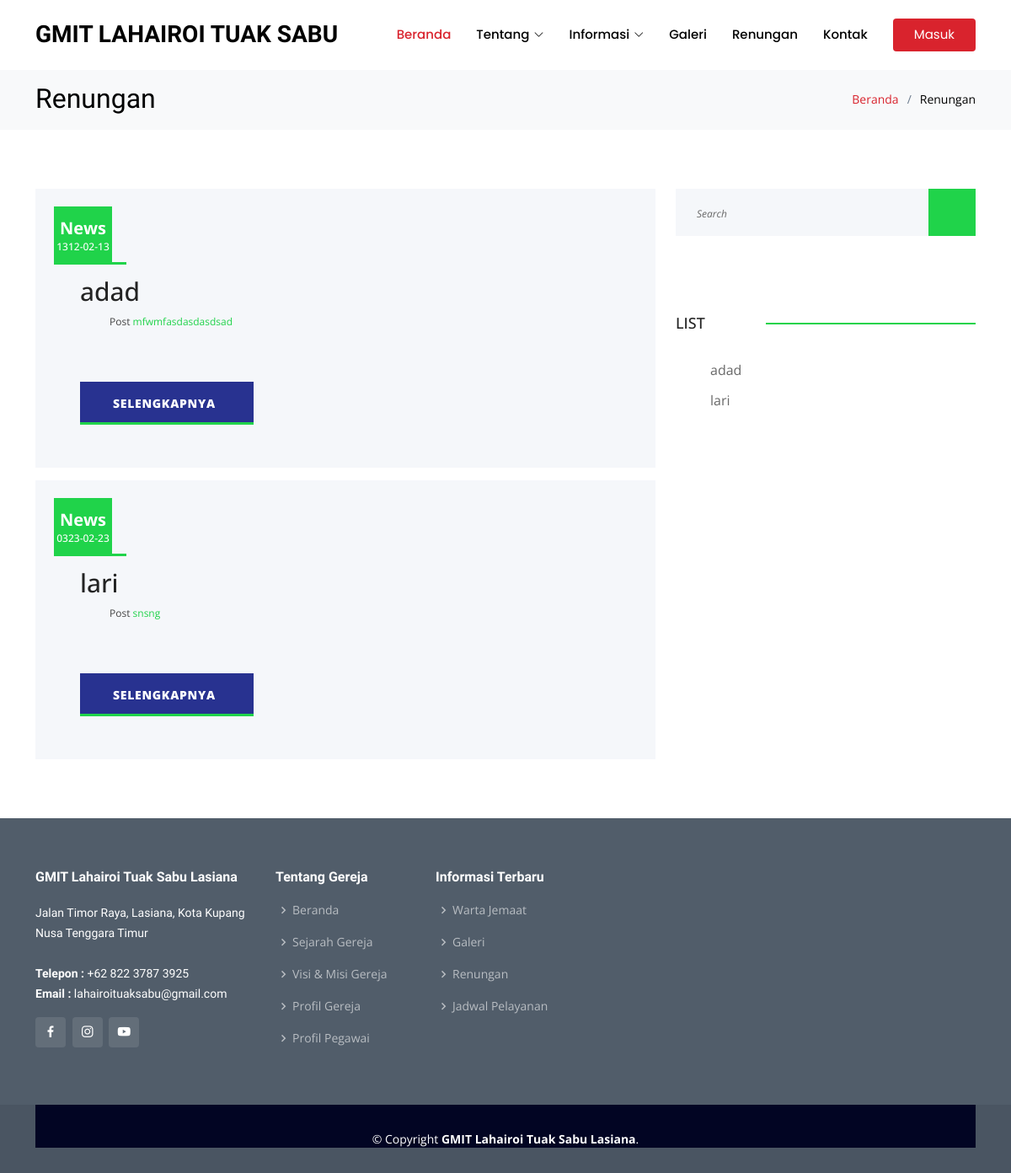
Screenshot of /renungan.php with the database file from the repository.
### tables this page shows
CREATE TABLE `tbl_blog` (
  `kode` int(11) NOT NULL,
  `kategori` varchar(50) DEFAULT NULL,
  `judul` varchar(100) DEFAULT NULL,
  `konten` text,
  `tgl_posting` date DEFAULT NULL,
  `user` varchar(50) DEFAULT NULL,
  `status` varchar(10) NOT NULL,
  `gambar` varchar(100) NOT NULL
);

### renungan.php (the view, shortened to what this page needs)
<?php include'header.php';?>
<head>
  <link href="assets/vendor/animate.css/animate.min.css" rel="stylesheet">
  <link href="assets/vendor/bootstrap/css/bootstrap.min.css" rel="stylesheet">
  <link href="assets/vendor/bootstrap-icons/bootstrap-icons.css" rel="stylesheet">
  <link href="assets/vendor/boxicons/css/boxicons.min.css" rel="stylesheet">
  <link href="assets/vendor/glightbox/css/glightbox.min.css" rel="stylesheet">
  <link href="assets/vendor/remixicon/remixicon.css" rel="stylesheet">
  <link href="assets/vendor/swiper/swiper-bundle.min.css" rel="stylesheet">
  <link rel="stylesheet" href="https://kit.fontawesome.com/37093c578d.css">
  <link href="assets/css/style.css" rel="stylesheet">
  <link href="assets/css/news.css" rel="stylesheet">
  <link href="assets/css/news_responsive.css" rel="stylesheet">
</head>
<body>
  <main id="main">
    <section id="breadcrumbs" class="breadcrumbs">
      <div class="container">
        <div class="d-flex justify-content-between align-items-center">
          <h2>Renungan</h2>
          <ol>
            <li><a href="index.php">Beranda</a></li>
            <li>Renungan</li>
          </ol>
        </div>
      </div>
    </section>
	<div class="news">
		<div class="container">
			<div class="row">
				<div class="col-lg-8">
					<div class="news_posts">
						  <?php
              include 'koneksi.php';
            $qry = mysqli_query($konek,"SELECT * FROM tbl_blog ");
            while ($data=mysqli_fetch_assoc($qry)) {
          ?>
						<div class="news_post">
							<div class="news_image">
								<div class="news_date d-flex flex-column align-items-center justify-content-center">
										<div class="news_day">News</div>
										<div class="news_month"><?php echo $data['tgl_posting']; ?></div>
								</div>
							</div>
							<div class="news_body">
								<div class="news_title"><a href="renungandetail.php?id=<?php echo base64_encode($data['kode']); ?>"><?php echo $data['judul']; ?></a></div>
								<div class="news_info">
									<ul>
										<li class="news_author"><span>Post</span><a href="#"> <?php echo $data['user']; ?></a></li>
									</ul>
								</div>
								<div class="button about_button">
							<a href="renungandetail.php?id=<?php echo base64_encode($data['kode']); ?>">SELENGKAPNYA</a>
						</div>
							</div>
						</div>
						<?php } ?>
					</div>
				</div>
				<div class="col-lg-4">
					<div class="sidebar">
						<div class="sidebar_search">
							<form action="#" id="sidebar_search_form" class="sidebar_search_form">
								<input type="text" class="search_input" placeholder="Search" required="required">
								<button class="search_button"><img src="images/search.png" alt=""></button>
							</form>
						</div>
						<div class="sidebar_categories sidebar_section">
							<div class="sidebar_section_title">
								<div class="sidebar_title">LIST</div>
							</div>
							<ul>
								<?php
						           $qry = mysqli_query($konek,"SELECT * FROM tbl_blog where kode order by tgl_posting desc limit 100");
						           while ($data=mysqli_fetch_assoc($qry)) {
						          ?>
								<li><a href="renungan.php?id=<?php echo base64_encode($data['kode']); ?>"><?php echo $data['judul']; ?></a></li>
								<?php } ?>
							</ul>
						</div>
					</div>
				</div>
			</div>
		</div>
	</div>
  </main>
  <?php include 'footer.php'; ?>
</body>
</html>

### styles/main_styles.css (style rules this page uses)
* { margin: 0; padding: 0; -webkit-font-smoothing: antialiased; -webkit-text-shadow: rgba(0,0,0,.01) 0 0 1px; text-shadow: rgba(0,0,0,.01) 0 0 1px; }
body { font-family: 'Roboto', sans-serif; font-size: 15px; font-weight: 500; background: #FFFFFF; color: #696969; }
div { display: block; position: relative; -webkit-box-sizing: border-box; -moz-box-sizing: border-box; box-sizing: border-box; }
ul { list-style: none; margin-bottom: 0px; }
a { -webkit-transition: all 200ms ease; -moz-transition: all 200ms ease; -ms-transition: all 200ms ease; -o-transition: all 200ms ease; transition: all 200ms ease; }
a, a:hover, a:visited, a:active, a:link { text-decoration: none; -webkit-font-smoothing: antialiased; -webkit-text-shadow: rgba(0,0,0,.01) 0 0 1px; text-shadow: rgba(0,0,0,.01) 0 0 1px; }
h2 { font-size: 36px; }
h1, h2, h3, h4, h5, h6 { font-family: 'Roboto', sans-serif; -webkit-font-smoothing: antialiased; -webkit-text-shadow: rgba(0,0,0,.01) 0 0 1px; text-shadow: rgba(0,0,0,.01) 0 0 1px; }
section { display: block; position: relative; box-sizing: border-box; }
.button { display: inline-block; height: 51px; background: #283290; }
.button::after { display: block; position: absolute; left: 0; bottom: 0; width: 100%; height: 3px; background: #20d34a; content: ''; z-index: 0; -webkit-transition: all 400ms cubic-bezier(.33,.68,.59,.99); -moz-transition: all 400ms cubic-bezier(.33,.68,.59,.99); -ms-transition: all 400ms cubic-bezier(.33,.68,.59,.99); -o-transition: all 400ms cubic-bezier(.33,.68,.59,.99); transition: all 400ms cubic-bezier(.33,.68,.59,.99); }
.button a { display: block; position: relative; line-height: 51px; font-size: 14px; font-weight: 900; color: #FFFFFF; padding-left: 39px; padding-right: 45px; text-transform: uppercase; letter-spacing: 0.05em; z-index: 10; }
.about_button { margin-top: 45px; }

### assets/css/style.css (style rules this page uses)
body { font-family: "Open Sans", sans-serif; color: #444444; }
a { text-decoration: none; color: #d9232d; }
h1, h2, h3, h4, h5, h6 { font-family: "Raleway", sans-serif; color: #000000; }
section { padding: 60px 0; overflow: hidden; }
.breadcrumbs { padding: 18px 0; background: #f8f9fa; min-height: 40px; margin-top: 80px; color: #000000; }
.breadcrumbs h2 { font-size: 32px; font-weight: 300; margin: 0; color: #000000; }
.breadcrumbs ol { display: flex; flex-wrap: wrap; list-style: none; padding: 0; margin: 0; font-size: 14px; }
.breadcrumbs ol li + li { padding-left: 10px; }
.breadcrumbs ol li + li::before { display: inline-block; padding-right: 10px; color: #6b7b8d; content: "/"; }

### rows the page displays
tbl_blog: tgl_posting "1312-02-13", judul "adad", user "mfwmfasdasdasdsad"
tbl_blog: tgl_posting "0323-02-23", judul "lari", user "snsng"
